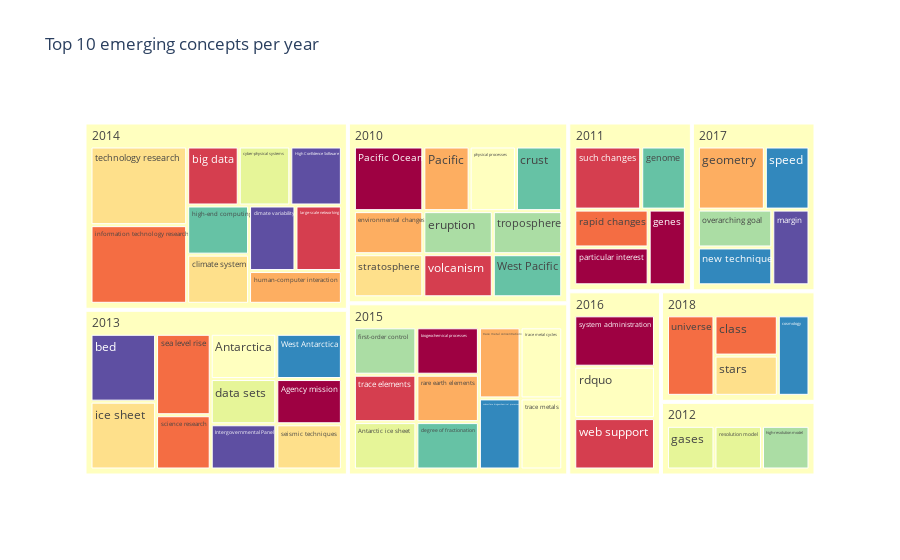

The notebook cell this image was saved under:
### Markdown cell above
## 4. Trend analysis - 'emerging' new topics each year

In this section we will look at the concept distribution over the years. In particular, we will focus on the 'new' concepts in each year - i.e. concepts that have never appeared in previous years. 

This can be easily achieved by adding a new column `first_year`, marking the earliest publication year a concept was found in.

### Code cell
# enrich initial dataframe by adding 'first_year' 
concepts["first_year"] = concepts.groupby('concept')['start_year'].transform('min')
concepts_unique = concepts.drop_duplicates("concept")[['concept', 'frequency', 'score_avg', 'first_year']]

#@markdown ## Emerging concepts: parameters
#@markdown Start year of the publications/concepts to include
YEAR_START = 2010 #@param {type:"integer"}

#@markdown How many 'emerging' concepts to retain, for each year
CONCEPTS_PER_YEAR = 10 #@param {type:"integer"}


#
# note: we reuse the freq/score threasholds above in order to focus on concepts of interest
emerging_concepts = concepts_unique.query(f"""first_year >= {YEAR_START}""")\
                    .query(f"""frequency >= {FREQ_MIN} & frequency <= {FREQ_MAX} & score_avg >= {SCORE_MIN} """)\
                    .sort_values(["score_avg", "frequency"], ascending=False)\
                    .groupby("first_year").head(CONCEPTS_PER_YEAR)

px.treemap(emerging_concepts,
           path=['first_year', 'concept'],
           values='frequency',
           color="concept",
           color_discrete_sequence=px.colors.diverging.Spectral,
           height=600,
           title=f"Top {CONCEPTS_PER_YEAR} emerging concepts per year"
          )

### Figure 1 — Plotly figure (JSON) as saved in the notebook; plotly's stock layout.template omitted (floating-point values rounded to 4 significant figures)
{"data": [{"branchvalues": "total", "customdata": [["system administration"], ["big data"], ["science research"], ["environmental changes"], ["stratosphere"], ["rdquo"], ["gases"], ["first-order control"], ["genome"], ["speed"], ["bed"], ["Pacific Ocean"], ["trace elements"], ["class"], ["Pacific"], ["stars"], ["physical processes"], ["Antarctic ice sheet"], ["overarching goal"], ["crust"], ["new technique"], ["margin"], ["biogeochemical processes"], ["such changes"], ["rapid changes"], ["rare earth elements"], ["technology research"], ["Antarctica"], ["cyber-physical systems"], ["eruption"], ["degree of fractionation"], ["West Antarctica"], ["High Confidence Software"], ["particular interest"], ["volcanism"], ["universe"], ["trace metal concentrations"], ["ice sheet"], ["trace metal cycles"], ["data sets"], ["troposphere"], ["high-end computing"], ["subsurface biogeochemical processes"], ["Intergovernmental Panel"], ["genes"], ["web support"], ["information technology research"], ["geometry"], ["climate system"], ["trace metals"], ["resolution model"], ["high-resolution model"], ["West Pacific"], ["cosmology"], ["climate variability"], ["Agency mission"], ["large-scale networking"], ["sea level rise"], ["human-computer interaction"], ["seismic techniques"], ["(?)"], ["(?)"], ["(?)"], ["(?)"], ["(?)"], ["(?)"], ["(?)"], ["(?)"], ["(?)"]], "domain": {"x": [0, 1], "y": [0, 1]}, "hovertemplate": "labels=%{label}<br>frequency=%{value}<br>parent=%{parent}<br>id=%{id}<br>concept=%{customdata[0]}<extra></extra>", "ids": ["2016/system administration", "2014/big data", "2013/science research", "2010/environmental changes", "2010/stratosphere", "2016/rdquo", "2012/gases", "2015/first-order control", "2011/genome", "2017/speed", "2013/bed", "2010/Pacific Ocean", "2015/trace elements", "2018/class", "2010/Pacific", "2018/stars", "2010/physical processes", "2015/Antarctic ice sheet", "2017/overarching goal", "2010/crust", "2017/new technique", "2017/margin", "2015/biogeochemical processes", "2011/such changes", "2011/rapid changes", "2015/rare earth elements", "2014/technology research", "2013/Antarctica", "2014/cyber-physical systems", "2010/eruption", "2015/degree of fractionation", "2013/West Antarctica", "2014/High Confidence Software", "2011/particular interest", "2010/volcanism", "2018/universe", "2015/trace metal concentrations", "2013/ice sheet", "2015/trace metal cycles", "2013/data sets", "2010/troposphere", "2014/high-end computing", "2015/subsurface biogeochemical processes", "2013/Intergovernmental Panel", "2011/genes", "2016/web support", "2014/information technology research", "2017/geometry", "2014/climate system", "2015/trace metals", "2012/resolution model", "2012/high-resolution model", "2010/West Pacific", "2018/cosmology", "2014/climate variability", "2013/Agency mission", "2014/large-scale networking", "2013/sea level rise", "2014/human-computer interaction", "2013/seismic techniques", "2010", "2011", "2012", "2013", "2014", "2015", "2016", "2017", "2018"], "labels": ["system administration", "big data", "science research", "environmental changes", "stratosphere", "rdquo", "gases", "first-order control", "genome", "speed", "bed", "Pacific Ocean", "trace elements", "class", "Pacific", "stars", "physical processes", "Antarctic ice sheet", "overarching goal", "crust", "new technique", "margin", "biogeochemical processes", "such changes", "rapid changes", "rare earth elements", "technology research", "Antarctica", "cyber-physical systems", "eruption", "degree of fractionation", "West Antarctica", "High Confidence Software", "particular interest", "volcanism", "universe", "trace metal concentrations", "ice sheet", "trace metal cycles", "data sets", "troposphere", "high-end computing", "subsurface biogeochemical processes", "Intergovernmental Panel", "genes", "web support", "information technology research", "geometry", "climate system", "trace metals", "resolution model", "high-resolution model", "West Pacific", "cosmology", "climate variability", "Agency mission", "large-scale networking", "sea level rise", "human-computer interaction", "seismic techniques", "2010", "2011", "2012", "2013", "2014", "2015", "2016", "2017", "2018"], "marker": {"colors": ["rgb(158,1,66)", "rgb(213,62,79)", "rgb(244,109,67)", "rgb(253,174,97)", "rgb(254,224,139)", "rgb(255,255,191)", "rgb(230,245,152)", "rgb(171,221,164)", "rgb(102,194,165)", "rgb(50,136,189)", "rgb(94,79,162)", "rgb(158,1,66)", "rgb(213,62,79)", "rgb(244,109,67)", "rgb(253,174,97)", "rgb(254,224,139)", "rgb(255,255,191)", "rgb(230,245,152)", "rgb(171,221,164)", "rgb(102,194,165)", "rgb(50,136,189)", "rgb(94,79,162)", "rgb(158,1,66)", "rgb(213,62,79)", "rgb(244,109,67)", "rgb(253,174,97)", "rgb(254,224,139)", "rgb(255,255,191)", "rgb(230,245,152)", "rgb(171,221,164)", "rgb(102,194,165)", "rgb(50,136,189)", "rgb(94,79,162)", "rgb(158,1,66)", "rgb(213,62,79)", "rgb(244,109,67)", "rgb(253,174,97)", "rgb(254,224,139)", "rgb(255,255,191)", "rgb(230,245,152)", "rgb(171,221,164)", "rgb(102,194,165)", "rgb(50,136,189)", "rgb(94,79,162)", "rgb(158,1,66)", "rgb(213,62,79)", "rgb(244,109,67)", "rgb(253,174,97)", "rgb(254,224,139)", "rgb(255,255,191)", "rgb(230,245,152)", "rgb(171,221,164)", "rgb(102,194,165)", "rgb(50,136,189)", "rgb(94,79,162)", "rgb(158,1,66)", "rgb(213,62,79)", "rgb(244,109,67)", "rgb(253,174,97)", "rgb(254,224,139)", "rgb(255,255,191)", "rgb(255,255,191)", "rgb(255,255,191)", "rgb(255,255,191)", "rgb(255,255,191)", "rgb(255,255,191)", "rgb(255,255,191)", "rgb(255,255,191)", "rgb(255,255,191)"]}, "name": "", "parents": ["2016", "2014", "2013", "2010", "2010", "2016", "2012", "2015", "2011", "2017", "2013", "2010", "2015", "2018", "2010", "2018", "2010", "2015", "2017", "2010", "2017", "2017", "2015", "2011", "2011", "2015", "2014", "2013", "2014", "2010", "2015", "2013", "2014", "2011", "2010", "2018", "2015", "2013", "2015", "2013", "2010", "2014", "2015", "2013", "2011", "2016", "2014", "2017", "2014", "2015", "2012", "2012", "2010", "2018", "2014", "2013", "2014", "2013", "2014", "2013", "", "", "", "", "", "", "", "", ""], "type": "treemap", "values": [3, 2, 2, 2, 2, 3, 2, 2, 2, 2, 3, 3, 2, 2, 2, 2, 2, 2, 2, 2, 2, 2, 2, 3, 2, 2, 5, 2, 2, 2, 2, 2, 2, 2, 2, 3, 2, 3, 2, 2, 2, 2, 2, 2, 2, 3, 5, 3, 2, 2, 2, 2, 2, 2, 2, 2, 2, 3, 2, 2, 21, 11, 6, 23, 26, 20, 9, 11, 9]}], "layout": {"autosize": true, "legend": {"tracegroupgap": 0}, "title": {"text": "Top 10 emerging concepts per year"}, "treemapcolorway": ["rgb(158,1,66)", "rgb(213,62,79)", "rgb(244,109,67)", "rgb(253,174,97)", "rgb(254,224,139)", "rgb(255,255,191)", "rgb(230,245,152)", "rgb(171,221,164)", "rgb(102,194,165)", "rgb(50,136,189)", "rgb(94,79,162)"]}}
